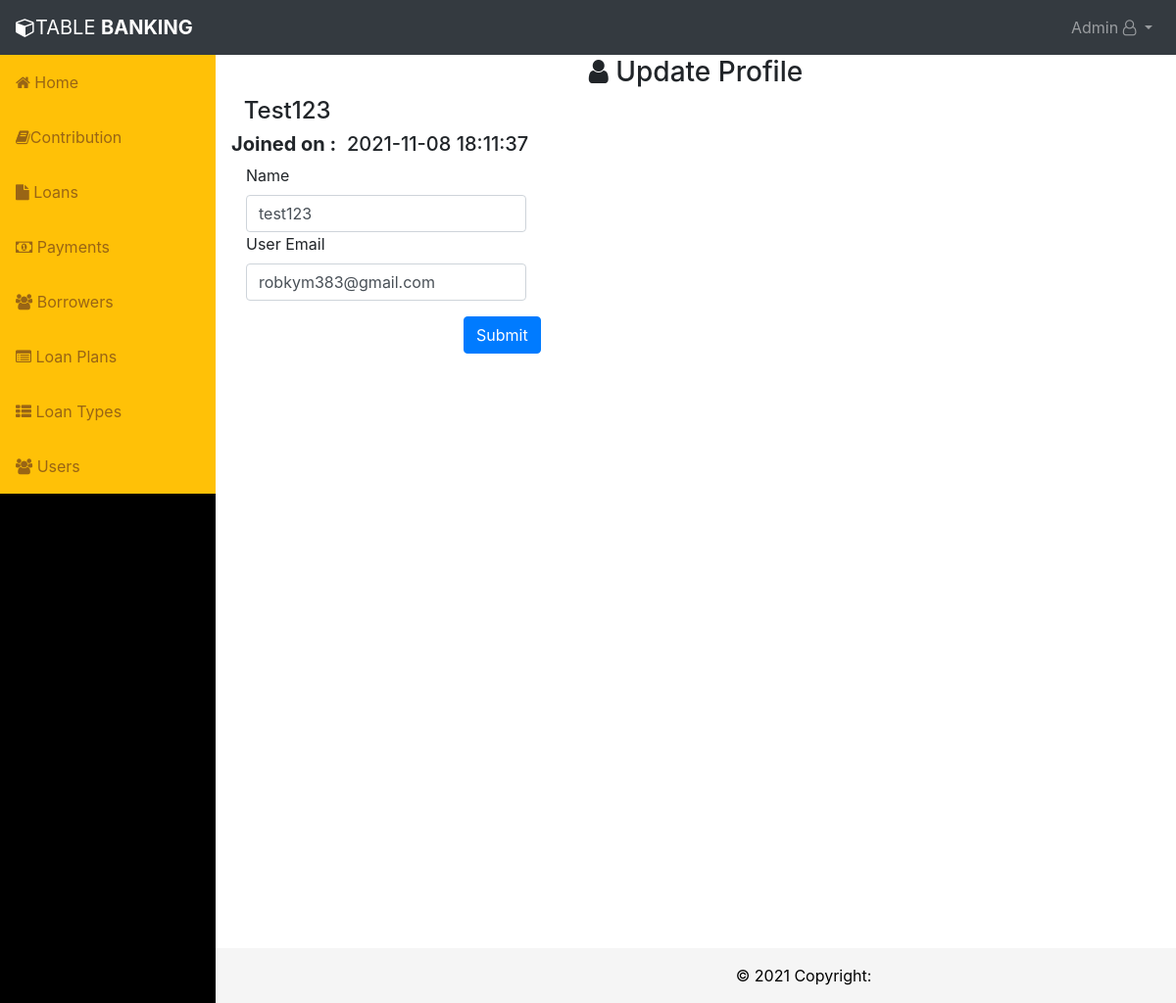
The app's page /Accountant/Profile.php (signed in) with its own data.
### tables this page shows
CREATE TABLE `users` (
  `user_id` int(11) NOT NULL,
  `username` varchar(255) NOT NULL,
  `email` varchar(255) NOT NULL,
  `password` varchar(255) NOT NULL,
  `date_created` timestamp NOT NULL DEFAULT current_timestamp(),
  `user_type` tinyint(1) NOT NULL DEFAULT 2 COMMENT '1=admin\r\n2=accountant\r\n'
);

### Accountant/Profile.php (the view, shortened to what this page needs)
<?php
if(strlen($_SESSION['username'])==0 ){
    header("location: login.php");
    exit;
}
else{
?>
<!DOCTYPE html>
<html lang="en">
  <head>
<link rel="stylesheet" href="https://stackpath.bootstrapcdn.com/bootstrap/4.5.2/css/bootstrap.min.css">
    <link rel="stylesheet" href="https://maxcdn.bootstrapcdn.com/font-awesome/4.7.0/css/font-awesome.min.css">
  </head>
  <body>
     <?php include("include/header.php");
       include("include/sidebar.php");?>
  <section id="container" >
      <section id="main-content">
          <section class="wrapper">
          	<h3 class="text-center"><i class="text-justify fa fa-user  "></i>  Update Profile</h3>
          	<div class="row mt">
          		<div class="col-lg-12">
                  <div class="form-panel">
 <?php $query=mysqli_query($link,"SELECT * from users where username='".$_SESSION['username']."'");
 while($row=mysqli_fetch_array($query))
 {
 ?>
  <h4 class="mb text-capitalize"> &nbsp;&nbsp;<?php echo htmlentities($row['username']);?></h4>
    <h5><b>Joined on :</b>&nbsp;&nbsp;<?php echo htmlentities($row['date_created']);?></h5>
                      <form class="form-horizontal style-form" method="post" name="profile" >
<div class="form-group">
<label class="col-sm-2 col-sm-2 control-label">Name</label>
<div class="col-sm-4">
<input type="text" name="name" required="required" value="<?php echo htmlentities($row['username']);?>" class="form-control" >
 </div>
<label class="col-sm-2 col-sm-2 control-label">User Email </label>
 <div class="col-sm-4">
<input type="email" name="email" required="required" value="<?php echo htmlentities($row['email']);?>" class="form-control">
</div>
 </div>
</div>
<?php } ?>
                          <div class="form-group">
                           <div class="col-sm-10" style="padding-left:25% ">
<button type="submit" name="submit" class="btn btn-primary">Submit</button>
</div>
</div>
                          </div>
                          </div>
		</section>
      </section>
    <?php include("include/footer.php");?>
  </section>
  </body>
</html>
<?php } ?>

### Accountant/include/sidebar.php (style rules this page uses)
i { color: ; }

### records on screen
users: username "Test123", date_created "2021-11-08 18:11:37", name "test123", email "robkym383@gmail.com"
